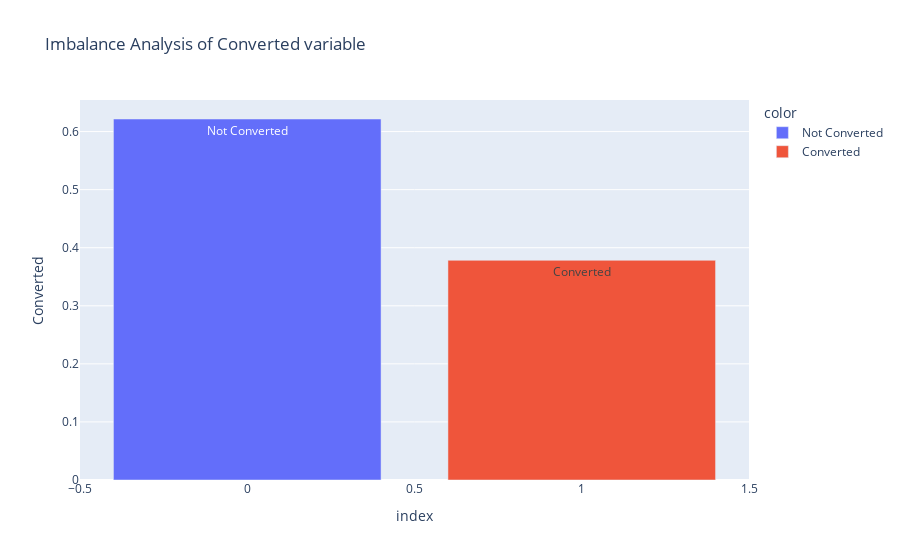

Notebook source saved alongside this figure:
### Code cell
# Plotting histogram of Coverted variable to check data imbalance
px.bar(imbalance, x='index',y='Converted', color=['Not Converted','Converted'], title='Imbalance Analysis of Converted variable', text=['Not Converted','Converted'])

### Figure 1 — Plotly figure (JSON) as saved in the notebook; plotly's stock layout.template omitted (floating-point values rounded to 4 significant figures)
{"data": [{"alignmentgroup": "True", "hovertemplate": "color=Not Converted<br>index=%{x}<br>Converted=%{y}<br>text=%{text}<extra></extra>", "legendgroup": "Not Converted", "marker": {"color": "#636efa", "pattern": {"shape": ""}}, "name": "Not Converted", "offsetgroup": "Not Converted", "orientation": "v", "showlegend": true, "text": ["Not Converted"], "textposition": "auto", "type": "bar", "x": [0], "xaxis": "x", "y": [0.6217], "yaxis": "y"}, {"alignmentgroup": "True", "hovertemplate": "color=Converted<br>index=%{x}<br>Converted=%{y}<br>text=%{text}<extra></extra>", "legendgroup": "Converted", "marker": {"color": "#EF553B", "pattern": {"shape": ""}}, "name": "Converted", "offsetgroup": "Converted", "orientation": "v", "showlegend": true, "text": ["Converted"], "textposition": "auto", "type": "bar", "x": [1], "xaxis": "x", "y": [0.3783], "yaxis": "y"}], "layout": {"barmode": "relative", "legend": {"title": {"text": "color"}, "tracegroupgap": 0}, "title": {"text": "Imbalance Analysis of Converted variable"}, "xaxis": {"anchor": "y", "domain": [0, 1], "title": {"text": "index"}}, "yaxis": {"anchor": "x", "domain": [0, 1], "title": {"text": "Converted"}}}}
